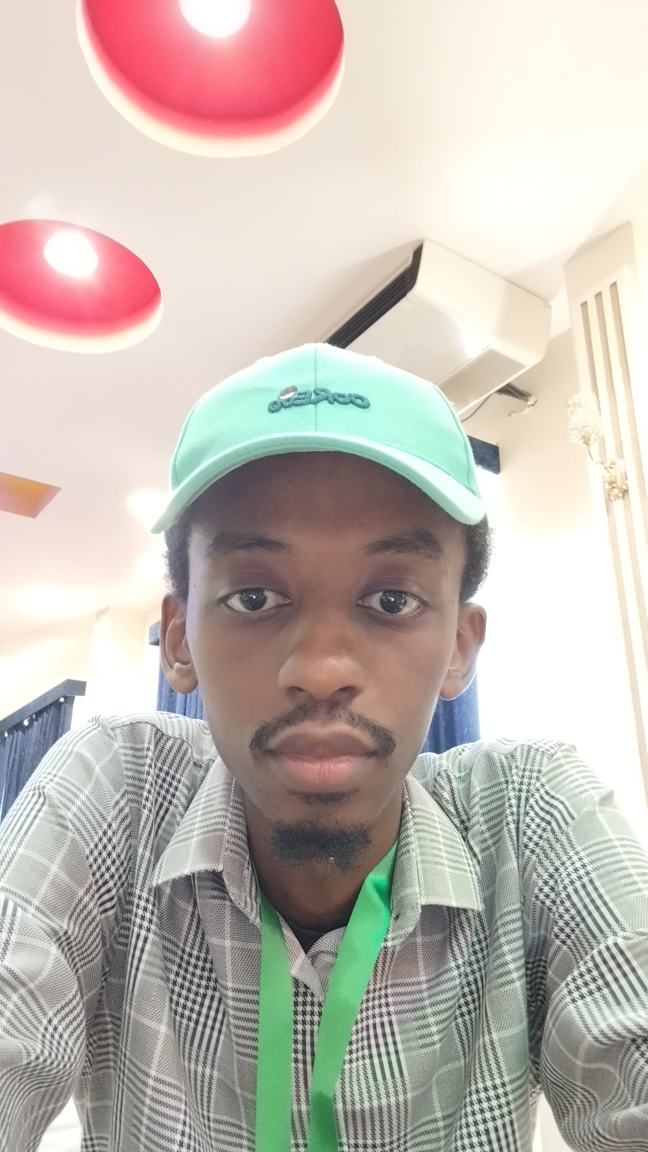
#> input picture dip/me.jpg, 2592 x 4608 px (shown at 1/4 size)
$ python image_affline.py
#> lines starting #> are read from the running program, lines starting #| are printed output that depends on the picture
import cv2 as cv
import numpy as np

# read image
im = cv.imread("me.jpg")
#> im is the input picture: shape (4608, 2592, 3); mean B, G, R 178.4, 185.9, 195
im = cv.resize(im, (350, 660))
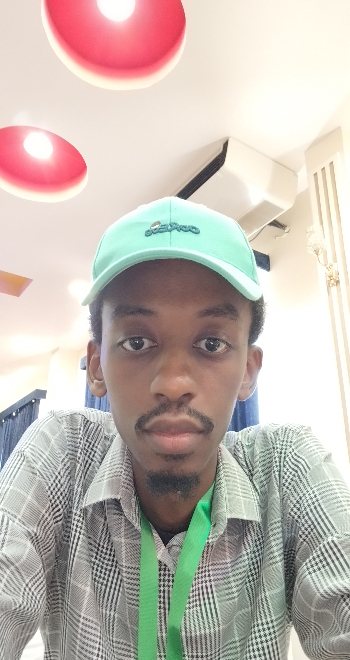
#> im: shape (660, 350, 3); mean B, G, R 178.3, 185.8, 194.9
# cv.imshow("lena.jpg", im)

# Calculate the affine transformation matrix using
# three pairs of corresponding points from the original and target images
# M = np.array([[1, 0, x], [0, 1, y]], dtype=np.float32)
srcTri = np.array(
    [[0, 0], [im.shape[1] - 1, 0], [0, im.shape[0] - 1]], dtype=np.float32
)
#> srcTri = [[0, 0], [349, 0], [0, 659]]
dstTri = np.array(
    [
        [0, im.shape[1] * 0.3],
        [im.shape[1] * 0.9, im.shape[0] * 0.2],
        [im.shape[1] * 0.1, im.shape[0] * 0.7],
    ],
    dtype=np.float32,
)
#> dstTri = [[0, 105], [315, 132], [35, 462]]
warp_mat = cv.getAffineTransform(srcTri, dstTri)

# Perform an affine transformation on the original image
# to obtain the target image.
im_affine = cv.warpAffine(im, warp_mat, (im.shape[1], im.shape[0]))
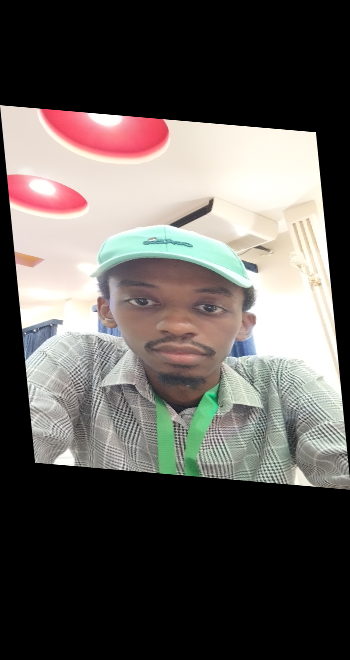
#> im_affine: shape (660, 350, 3); mean B, G, R 86.5, 90.1, 94.5
while True:
    cv.imshow("im_affine.jpg", im_affine)
    if cv.waitKey(1) == ord("x"):
#> (key x is pressed here)
        break

cv.destroyAllWindows()
